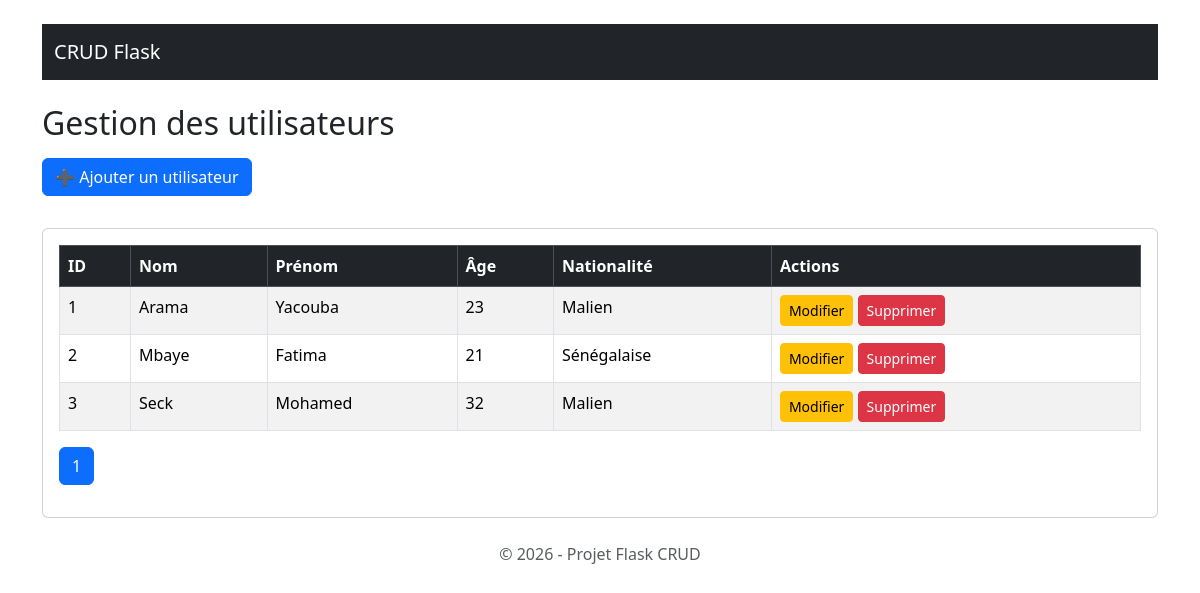
The page / on the database its author committed.
### models.py (models this page shows, shortened)
class User(db.Model):
    id = db.Column(db.Integer, primary_key=True)
    nom = db.Column(db.String(80), nullable=False)
    prenom = db.Column(db.String(80), nullable=False)
    age = db.Column(db.Integer, nullable=False)
    nationalite = db.Column(db.String(80), nullable=False)

### routes/user_routes.py (the view)
@app.route("/")
def home():
    page = request.args.get('page', 1, type=int)
    users = User.query.paginate(page=page, per_page=5)
    return render_template("index.html", users=users)

### templates/index.html (shortened to what this page needs)
{% extends "base.html" %}
{% block content %}
<h2 class="mb-3">Gestion des utilisateurs</h2>
<button type="button" class="btn btn-primary mb-3" data-bs-toggle="modal" data-bs-target="#addUserModal">
  ➕ Ajouter un utilisateur
</button>
<div class="card card-body mt-3">
  <table class="table table-striped table-bordered">
    <thead class="table-dark">
      <tr>
        <th>ID</th><th>Nom</th><th>Prénom</th><th>Âge</th><th>Nationalité</th><th>Actions</th>
      </tr>
    </thead>
    <tbody>
      {% for user in users.items %}
      <tr>
        <td>{{ user.id }}</td>
        <td>{{ user.nom }}</td>
        <td>{{ user.prenom }}</td>
        <td>{{ user.age }}</td>
        <td>{{ user.nationalite }}</td>
        <td>
          <a href="{{ url_for('update_user', id=user.id) }}" class="btn btn-sm btn-warning">Modifier</a>
          <a href="{{ url_for('delete_user', id=user.id) }}" class="btn btn-sm btn-danger">Supprimer</a>
        </td>
      </tr>
      {% endfor %}
    </tbody>
  </table>
  <nav>
    <ul class="pagination">
      {% for page_num in users.iter_pages() %}
        {% if page_num %}
          <li class="page-item {% if page_num == users.page %}active{% endif %}">
            <a class="page-link" href="{{ url_for('home', page=page_num) }}">{{ page_num }}</a>
          </li>
        {% else %}
          <li class="page-item disabled"><span class="page-link">…</span></li>
        {% endif %}
      {% endfor %}
    </ul>
  </nav>
</div>
{% endblock %}

### templates/base.html (shortened to what this page needs)
<!DOCTYPE html>
<html lang="fr">
<head>
    <link rel="stylesheet" href="https://cdn.jsdelivr.net/npm/bootstrap@5.3.2/dist/css/bootstrap.min.css">
</head>
<body class="container mt-4">
    <nav class="navbar navbar-expand-lg navbar-dark bg-dark mb-4">
        <div class="container-fluid">
            <a class="navbar-brand" href="{{ url_for('home') }}">CRUD Flask</a>
        </div>
    </nav>
    {% block content %}{% endblock %}
    <footer class="text-center mt-4">
        <p class="text-muted">© 2026 - Projet Flask CRUD</p>
    </footer>
</body>
</html>

### rows shown on the page
User: id "1", nom "Arama", prenom "Yacouba", age "23", nationalite "Malien"
User: id "2", nom "Mbaye", prenom "Fatima", age "21", nationalite "Sénégalaise"
User: id "3", nom "Seck", prenom "Mohamed", age "32", nationalite "Malien"

### other values the page prints
{{ page_num }} "1"
